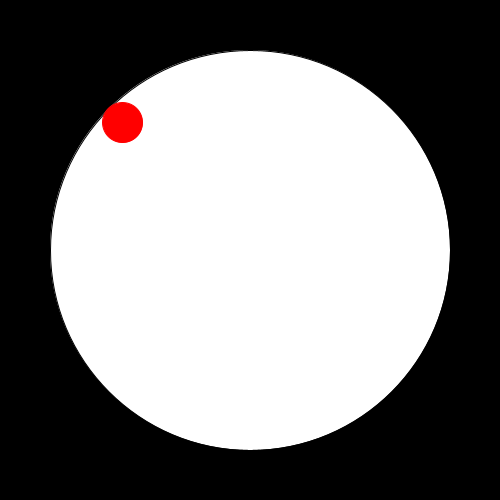
Frame 1 (no input)
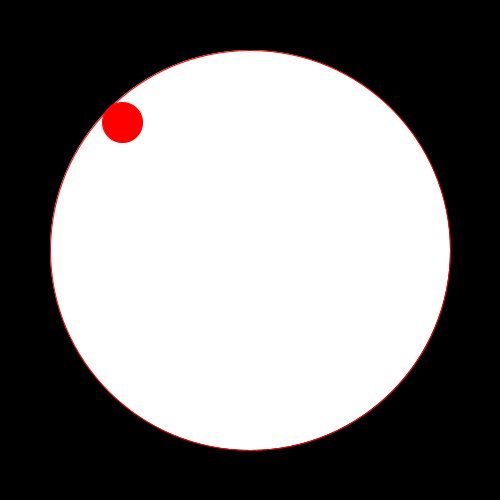
Frame 60 (the mouse pressed at the canvas centre just before this capture)
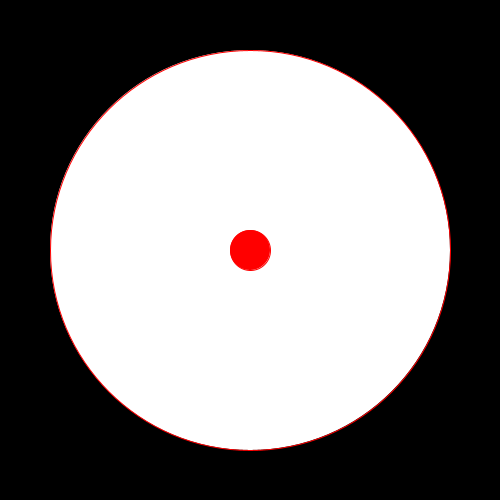
Frame 120 (the mouse held since frame 60 and released just before this capture)

The Processing sketch that drew these frames (run headless with seeded random() and noise(); from frame 60 on, the mouse is pressed at the canvas centre):

// Processing sketch: sketch_140719a
// ── sketch_140719a.pde
class Mover{
  float x, y;
  float r;
  color c;
  Mover(){
    x = width / 2;
    y = height / 2;
    r = 200;//random(10, 100);
    c = color(0, 0, 255);
  }
  
  void draw(){
    fill(c);
   ellipse(x, y, 2 * r, 2 * r); 
  }
}

Mover mover;

float px;
float py;
float x1;
float y1;

void setup(){
  size(500, 500);
  colorMode(HSB);
  mover = new Mover();
  
}

void draw(){
  background(0, 0, 0);
  strokeWeight(1);
  mover.draw();
  
  float x, y, r1;  
  x = mouseX;
  y = mouseY;
  r1 = 20;
  fill(500/3,255, 255);
  
  float dx = mouseX - mover.x;
  float dy = mouseY - mover.y;
  float d = sqrt(dx*dx+dy*dy);
  
  float x2,y2, d2;
  
  if(mover.r < d+r1){
    /*
    (mover.r - r1):d = x2 - mover.x:(mouseX - mover.x);
    x2 - mover.x:(mouseX - mover.x) = (mover.r - r1):d;
    (x2 - mover.r) * d = (mover.r - r1)*(mouseX - mover.x);
    x2 - mover.x = ((mover.r - r1) * mouseX -mover.x) / d;
    */
    x2 = ((mover.r - r1) * (mouseX - mover.x))/d + mover.x;
    y2 = ((mover.r - r1) * (mouseY - mover.y))/d + mover.y;
    
    
    //  外側
    stroke(255/3,255, 255);
    
  }
  else{
    x2 = mouseX;
    y2 = mouseY;
    //  内側
    stroke(500/3,255, 255);
  }
  stroke(500/3,255, 255);
  //ellipse(x, y, 2*r1, 2* r1);
  //line(mover.x, mover.y,x, y);
  //line(mover.x, mover.y,x, mover.y);
  //line(x,mover.y,x,y);
  
  
  stroke(0,255, 255);
  fill(0,255, 255);
  ellipse(x2, y2, 2*r1, 2* r1);
  strokeWeight(4);
  //line(mover.x,mover.y,x2,y2);
  //line(mover.x,mover.y,x2,mover.y);
  //line(x2,mover.y,x2,y2);
  
  
  
}
